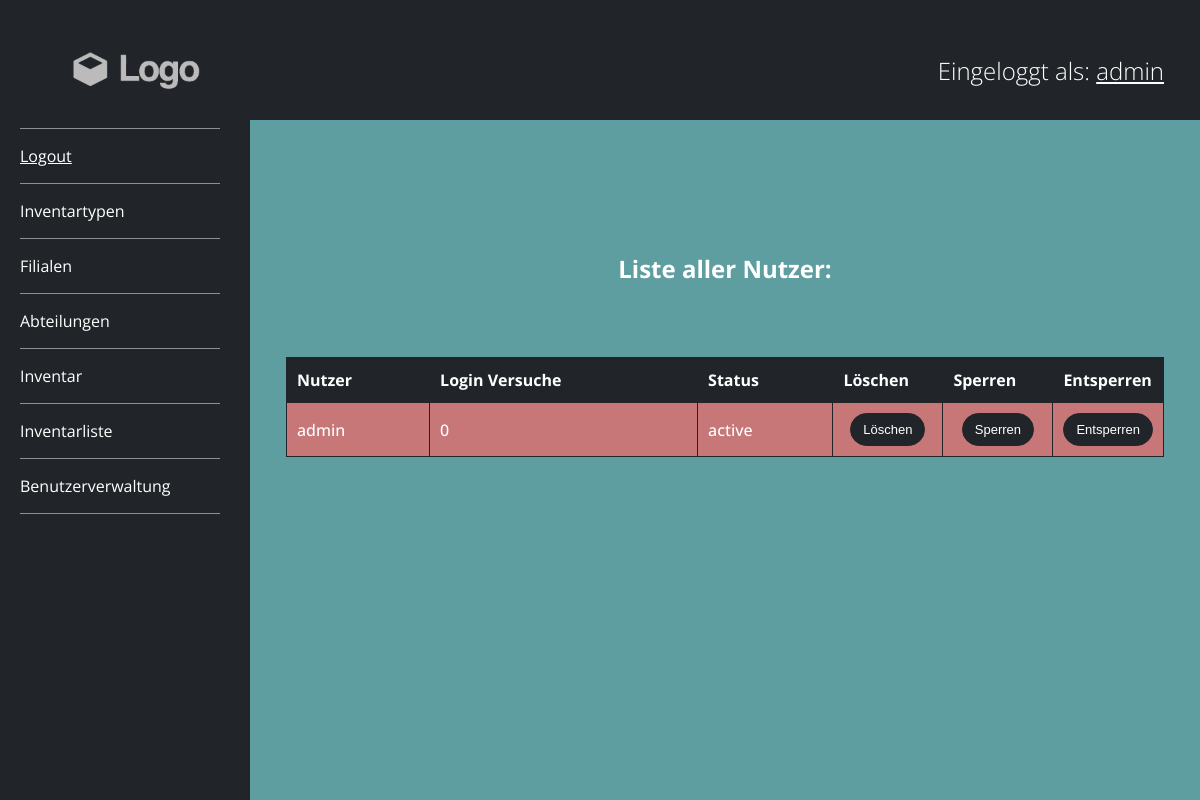
Page /benutzer-uebersicht.php (signed in) on the committed database.
### tables this page shows
CREATE TABLE `Users` (
  `u_id` int NOT NULL,
  `username` varchar(255) DEFAULT NULL,
  `passwort` varchar(255) DEFAULT NULL,
  `login_attepms` int DEFAULT NULL
);

### assets/functions.php (called while the page is built, shortened)
<?php
require_once './assets/classes.php';
$auth = new Auth();

### assets/classes.php (called while the page is built, shortened)
<?php
class ConnectDb
{
    private static $host = HOSTNAME;
    private static $user = DATABASEUSER;
    private static $pass = DATABASEPASSWORD;
    private static $name = DATABASENAME;
    public static function getDbObject()
    {
        return new PDO(
            "mysql:dbname=" . ConnectDb::$name . ";host=" . ConnectDb::$host,
            ConnectDb::$user,
            ConnectDb::$pass
        );
    }
    public static function load($statement, $prepare = array(), $singleRecord = false)
    {
        try {
            $pdo = self::getDbObject();
            $pdo->setAttribute(PDO::ATTR_ERRMODE, PDO::ERRMODE_EXCEPTION);
            $sql = $statement;
            $query = $pdo->prepare($sql);
            $query->execute($prepare);
            if ($singleRecord) {
                $result = $query->fetch();
            } else {
                $result = $query->fetchAll(PDO::FETCH_ASSOC);
            }
            return $result;
        } catch (PDOException $e) {
            $_SESSION["message"] = $e->getMessage();
        } finally {
            $pdo = null;
        }
    }
}
class Auth
{
    public function listUsers()
    {
        $statement = "SELECT * FROM Users";
        $result = ConnectDb::load($statement);
        return $result;
    }
}

### benutzer-uebersicht.php (the view, shortened to what this page needs)
<?php
include_once './layouts/header.php';
$auth->loggedIn();
$users = $auth->listUsers();
?>
<div class="content-inner">
    <form id="show-form" action="" method="post">
        <h2>Liste aller Nutzer: </h2>
        <table id="show-table">
            <thead>
                <th>Nutzer</th>
                <th>Login Versuche</th>
                <th>Status</th>
                <th>Löschen</th>
                <th>Sperren</th>
                <th>Entsperren</th>
            </thead>
            <tbody>
                <?php
                foreach ($users as $user) {
                    $username  = $user["username"];
                    $loginAttemps = $user["login_attepms"];
                    $status = ($loginAttemps >= 3) ? $status = "locked" : $status = "active";
                    echo <<<END
                    <tr>
                        <td>$username</td>
                        <td>$loginAttemps</td>
                        <td>$status</td>
                        <td class="action"><button type="submit" name="delete" value="$username">Löschen</td>
                        <td class="action"><button type="submit" name="lock" value="$username">Sperren</td>
                        <td class="action"><button type="submit" name="unlock" value="$username">Entsperren</td>
                    </tr>
                    END;
                }
                ?>
            </tbody>
        </table>
    </form>
</div>
<?php
include_once './layouts/footer.php';

### assets/css/style.css (style rules this page uses)
:root { --black: #212529; }
h1, h2, h3, h4, h5, h6 { margin: 0; padding: 0; color: #fff; }
* { box-sizing: border-box; }
body { overflow-x: hidden; margin: 0px; font-family: "Open Sans", sans-serif; }
button { background-color: var(--black); border: 1px solid var(--black); padding: 8px 12px; font-size: 13px; border-radius: 50px; color: #fff; font-weight: 300; transition: all 200ms ease-in-out; }
.content-inner { width: 100%; margin: 0 auto; padding: 60px 36px; background: cadetblue; min-height: 85vh; }
table { width: 100%; }
#show-form h2 { text-align: center; color: #fff; padding: 72px 0; }
.action { text-align: center; width: 110px; }
th { background-color: var(--black); padding: 0 10px; }
th, td { text-align: left; height: 45px; }
td { font-weight: 500; padding: 10px; }
tbody tr { background: #c77777; }
table { border-collapse: collapse; }
table, th, td { border: 1px solid var(--black); color: #fff; }

### rows in the picture
users: username "admin", login_attepms "0", login_attepms "active"

### other values in the picture
$_SESSION["username"] "admin"
